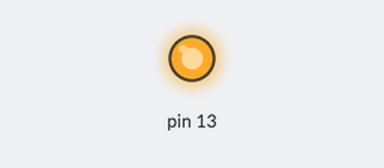
Recording of a sketch running on a simulated Arduino Uno, built with avr-gcc and run on an emulated ATmega328P. Shown: output pins drawn as LEDs (lit = HIGH). What the sketch prints to the serial monitor is not drawn.

Above: at 0.1 s.
Timing chart, 0 to 1.6 s (numbered marks = the images above):
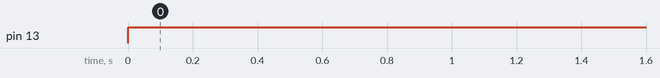

The sketch:

Start.ino
```cpp
#include "RACom.h"


//Declaration of a variabile RACom type
RACom wireless;
// unsigned long ulIdleCycleCount = 0UL; //Idle task Counter

//Create a task that execute while(true) the method comAlgo();
void task1(void *pvParameters)
{
  for (;;) {
    wireless.comAlgo();
    //Serial.println(+ulIdleCycleCount);
    //vTaskDelay(250 / portTICK_PERIOD_MS);
  }
}

void setup()
{
  Serial.begin(9600); // opens serial port, sets data rate to 9600 bps

  // start th serial communication with the host computer

  //Serial.println("Arduino with HC-12 is ready");
  //Untile there are not serial port avaiable, wait
  while (!Serial);
  //Serial.println("OK");
  // Before loading sketch, initialize the library with init method.
//Initialize the wireless it's defined into RACom.h
  wireless.init(1); // First param: id of ANT, Second param: number of ANTS
//Defined into RACom.h and done in RACom.cpp
  wireless.comunicationMode();
  wireless.setupTimers(); //?
//Create an instance of the task with this parameters: pointer of the task, name of the task, stack size, parameter passed, priority, handle
  xTaskCreate(task1, "task1", 128, NULL, 1, NULL);
//Start the scheduler --> run the task with highest priority
  vTaskStartScheduler();
//not stop the execution for doing something else
  for (;;);
}
/*
void vApplicationIdleHook ( void ) {
  Serial.print(F("Idle"));
  Serial.println(xTaskGetTickCount());
}

//Metodo2
/* void vApplicationIdleHookProva ( void ) {
  ulIdleCycleCount ++;
} */

void loop()
{
}
```

Measured:
- by itself, pin 13: LOW → HIGH at 0.00 s
